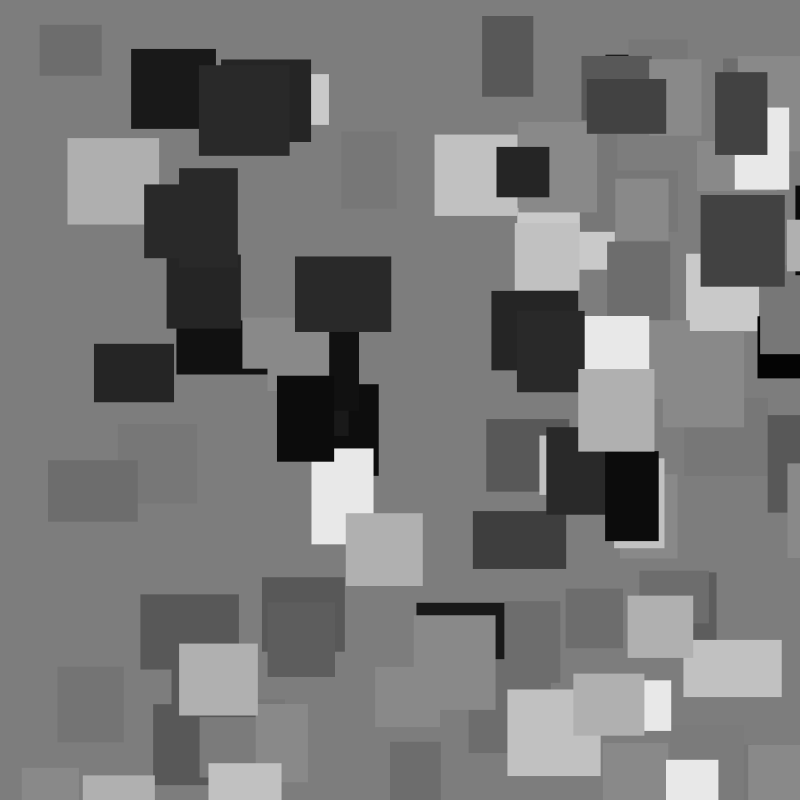
Frame 1 (no input)
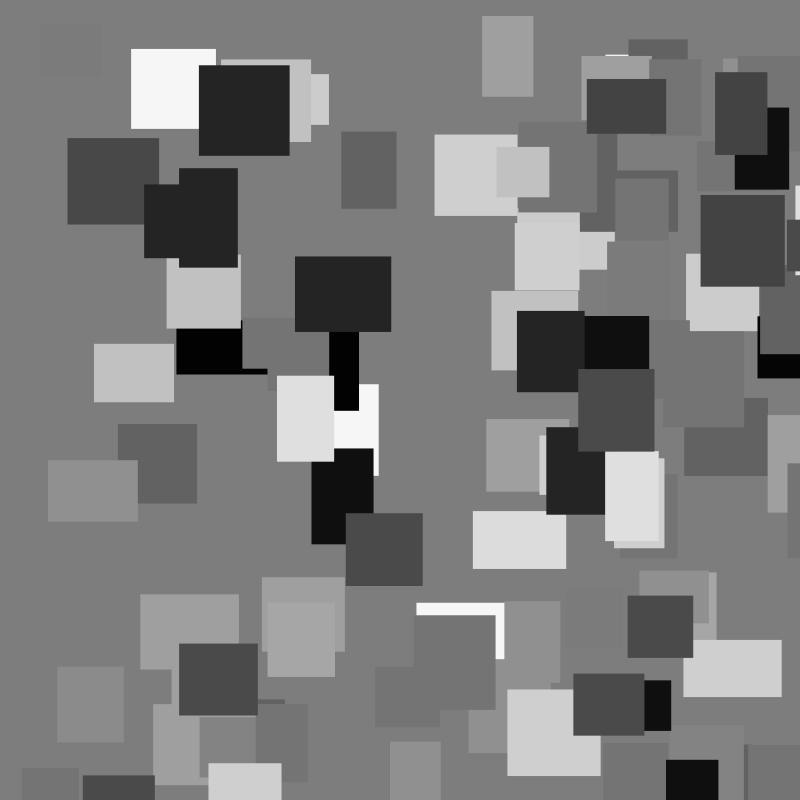
Frame 60 (the mouse pressed at the canvas centre just before this capture)
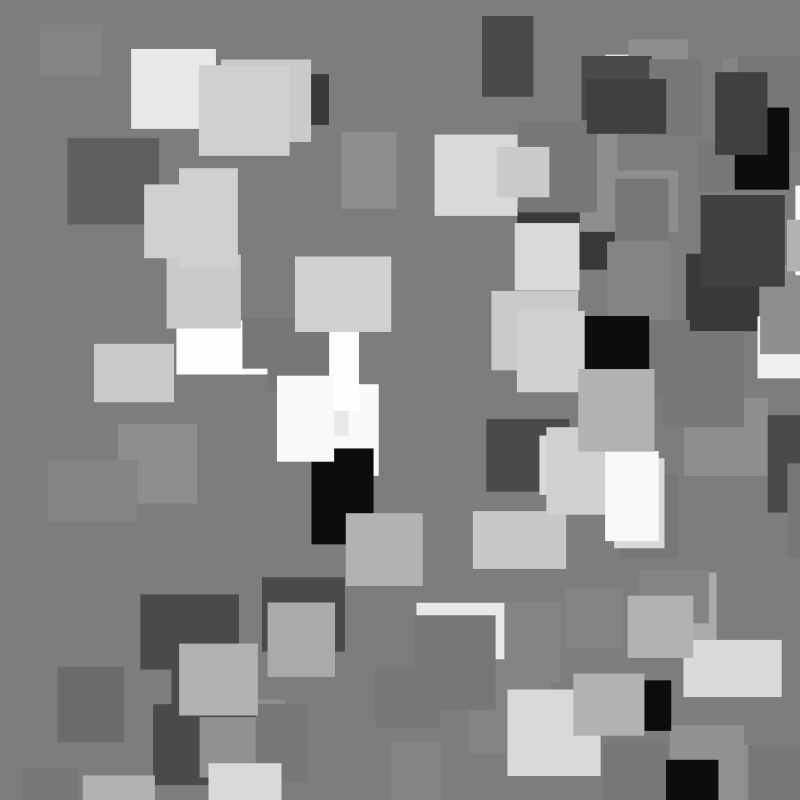
Frame 120 (the mouse held since frame 60 and released just before this capture)

The Processing sketch that drew these frames (run headless with seeded random() and noise(); from frame 60 on, the mouse is pressed at the canvas centre):

// Processing sketch: sketch_210928a
// ── sketch_210928a.pde
 square[]tinysquares;
int numOfSquare=100;

void setup() {
  size(800, 800);
  background(125);
  frameRate(5);
  initiateData();  
}

void initiateData() {
  tinysquares = new square[numOfSquare];
  for (int i=0; i< tinysquares.length; i++) {
    float aX=random(0,height);
    float aY=random(0,height);
    float ll=random(50,100);
    float ss=random(50,100);
    tinysquares[i]= new square(aX,aY,ll,ss);
  }
}

void draw(){
  background(125);
  for (int i=0; i< tinysquares.length; i++) {
    tinysquares[i].display();
  }
}

void keyPressed() {
  if ( key =='q') {
    initiateData();
  }
}

// ── square.pde
class square {
  float ax, ay, l, s;
  float by=ay+s/2;

  square(float ax_, float ay_, float l_, float s_) {
    ax=ax_;
    ay=ay_;
    l=l_;
    s=s_;
  }

  void display() {
    noStroke();
    //stroke(100);
    //if ( ax+l/2<400) {
    //  fill(50);
    //}
    //if ( ax+l/2>400) {
    //  fill(250);
    //}
    if (300 <=ax+(l/2) && ax+(l/2)<= 500 && 300<=ay+(s/2) &&ay+(s/2)<=500) {
      if (random(1)<0.5) {
        fill(random(0, 32));
      } else {
        fill(random(223, 255));
      }
    }
    if (((200<=ax+(l/2)&& ax+(l/2)<300)||(500<ax+(l/2)&& ax+(l/2)<=600))&&((200<=ay+(s/2) &&ay+(s/2)<300)||(500<=ay+(s/2) &&ay+(s/2)<=600))) {
       if (random(1)<0.5) {
        fill(random(32, 64));
      } else {
        fill(random(181, 223));
      }
    }
    if (((100<=ax+(l/2)&& ax+(l/2)<200)||(600<ax+(l/2)&& ax+(l/2)<=700))&&((100<=ay+(s/2) &&ay+(s/2)<200)||(600<=ay+(s/2) &&ay+(s/2)<=700))) {
      if (random(1)<0.5) {
        fill(random(64, 96));
      } else {
        fill(random(149, 181));
      }
    }
    if (((0<=ax+(l/2)&& ax+(l/2)<100)||(700<ax+(l/2)&& ax+(l/2)<=800))&&((0<=ay+(s/2) &&ay+(s/2)<100)||(700<=ay+(s/2) &&ay+(s/2)<=800))) {      
        fill(random(96, 149));     
    }
    rect(ax, ay, l, s);
  }
}
